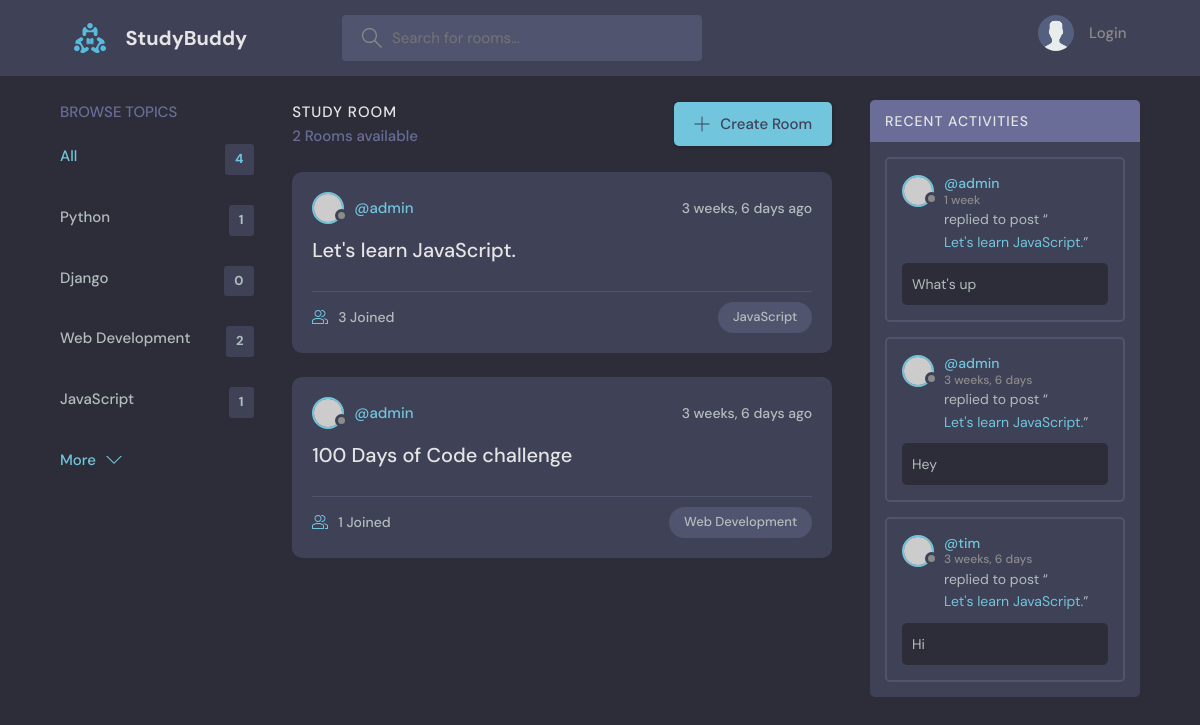
Screenshot of /?q=JavaScript with the database file from the repository.
### base/models.py (models this page shows, shortened)
class Topic(models.Model):
   name = models.CharField(max_length=200)

class Room(models.Model):
   host = models.ForeignKey(User, on_delete=models.SET_NULL, null=True)
   topic = models.ForeignKey(Topic, on_delete=models.SET_NULL, null=True)
   name = models.CharField(max_length=200)
   description = models.TextField(null=True, blank=True)
   participants = models.ManyToManyField(User, related_name='participants', blank=True)
   updated = models.DateField(auto_now=True)
   created = models.DateField(auto_now_add=True)
   class Meta:
      ordering = ['-updated', '-created']

class Message(models.Model):
   user = models.ForeignKey(User, on_delete=models.CASCADE)
   room = models.ForeignKey(Room, on_delete=models.CASCADE)
   body = models.TextField()
   updated = models.DateField(auto_now=True)
   created = models.DateField(auto_now_add=True)
   class Meta:
      ordering = ['-updated', '-created']

### base/views.py (the view)
# urls.py: path('', views.home, name='home'),
def home(request):
    q = request.GET.get('q') if request.GET.get('q') != None else ''
    rooms = Room.objects.filter(
        Q(topic__name__icontains=q) |
        Q(name__icontains = q) |
        Q(description__icontains = q)
        )
    topics = Topic.objects.all()
    room_count = rooms.count()
    room_messages = Message.objects.filter(Q(room__topic__name__icontains=q))
    context = {'rooms':rooms, 'topics':topics, 'room_count':room_count, 'room_messages':room_messages}
    return render(request, 'base/home.html', context)

### base/templates/base/home.html (shortened to what this page needs)
{% extends 'main.html' %}
{% block content %}
    <main class="layout layout--3">
      <div class="container">
        {% include 'base/topic_component.html' %}
        <div class="roomList">
          <div class="roomList__header">
            <div>
              <h2>Study Room</h2>
              <p>{{room_count}} Rooms available</p>
            </div>
            <a class="btn btn--main" href="{% url 'create-room' %}">
              <svg version="1.1" xmlns="http://www.w3.org/2000/svg" width="32" height="32" viewBox="0 0 32 32">
                <title>add</title>
                <path
                  d="M16.943 0.943h-1.885v14.115h-14.115v1.885h14.115v14.115h1.885v-14.115h14.115v-1.885h-14.115v-14.115z"
                ></path>
              </svg>
              Create Room
            </a>
          </div>
          {% include 'base/feed_component.html' %}
        </div>
        {% include 'base/activity_component.html' %}
      </div>
    </main>
{% endblock %}

### base/templates/base/topic_component.html
<div class="topics">
   <div class="topics__header">
     <h2>Browse Topics</h2>
   </div>
   <ul class="topics__list">
     <li>
       <a href="{% url 'home' %}" class="active">All <span>{{topics.count}}</span></a>
     </li>
     {% for topic in topics %}
      <li>
         <a href="{% url 'home' %}?q={{topic.name}}">{{topic.name}} <span>{{topic.room_set.all.count}}</span></a>
      </li>
     {% endfor %}
   </ul>
   <a class="btn btn--link" href="topics.html">
     More
     <svg version="1.1" xmlns="http://www.w3.org/2000/svg" width="32" height="32" viewBox="0 0 32 32">
       <title>chevron-down</title>
       <path d="M16 21l-13-13h-3l16 16 16-16h-3l-13 13z"></path>
     </svg>
   </a>
</div>

### base/templates/base/feed_component.html (shortened to what this page needs)
{% for room in rooms %}
<div class="roomListRoom">
   <div class="roomListRoom__header">
     <a href="{% url 'user-profile' room.host.id %}" class="roomListRoom__author">
       <div class="avatar avatar--small">
         <img src="https://randomuser.me/api/portraits/women/11.jpg" />
       </div>
       <span>@{{room.host.username}}</span>
     </a>
     <div class="roomListRoom__actions">
       <span>{{room.created|timesince}} ago</span>
     </div>
   </div>
   <div class="roomListRoom__content">
     <a href="{% url 'room' room.id %}">{{room.name}}</a>
   </div>
   <div class="roomListRoom__meta">
     <a href="{% url 'room' room.id %}" class="roomListRoom__joined">
       {{room.participants.all.count}} Joined
     </a>
     <p class="roomListRoom__topic">{{room.topic.name}}</p>
   </div>
</div>
{% endfor %}

### base/templates/base/activity_component.html (shortened to what this page needs)
<div class="activities">
   <div class="activities__header">
     <h2>Recent Activities</h2>
   </div>
   {% for message in room_messages %}
      <div class="activities__box">
      <div class="activities__boxHeader roomListRoom__header">
         <a href="{% url 'user-profile' message.user.id %}" class="roomListRoom__author">
            <div class="avatar avatar--small">
            <img src="https://randomuser.me/api/portraits/women/11.jpg" />
            </div>
            <p>
               @{{message.user}}
            <span> {{message.created|timesince}}</span>
            </p>
         </a>
      </div>
      <div class="activities__boxContent">
         <p>replied to post “<a href="{% url 'room' message.id %}">{{message.room.name}}</a>”</p>
         <div class="activities__boxRoomContent">
            {{message.body}}
         </div>
      </div>
      </div>
   {% endfor %}
 </div>

### rows the page displays
Topic: name "Python", room_set.all.count "1"
Topic: name "Django", room_set.all.count "0"
Topic: name "Web Development", room_set.all.count "2"
Topic: name "JavaScript", room_set.all.count "1"
Room: host.username "admin", created "3 weeks, 6 days", name "Let's learn JavaScript.", participants.all.count "3", topic.name "JavaScript"
Room: host.username "admin", created "3 weeks, 6 days", name "100 Days of Code challenge", participants.all.count "1", topic.name "Web Development"
Message: user "admin", created "1 week", room.name "Let's learn JavaScript.", body "What's up"
Message: user "admin", created "3 weeks, 6 days", room.name "Let's learn JavaScript.", body "Hey"
Message: user "tim", created "3 weeks, 6 days", room.name "Let's learn JavaScript.", body "Hi"

### other values shown
{{ topics.count }} "4"
{{ room_count }} "2"
